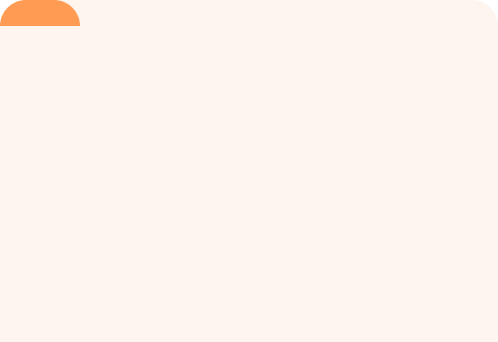
<?xml version="1.0" encoding="UTF-8"?>
<ui version="4.0">
 <class>CodeBox</class>
 <widget class="QWidget" name="CodeBox">
  <property name="geometry">
   <rect>
    <x>0</x>
    <y>0</y>
    <width>498</width>
    <height>342</height>
   </rect>
  </property>
  <property name="minimumSize">
   <size>
    <width>0</width>
    <height>0</height>
   </size>
  </property>
  <property name="windowTitle">
   <string>Form</string>
  </property>
  <property name="styleSheet">
   <string notr="true">#CodeBox{
	background-color: transparent;
}</string>
  </property>
  <layout class="QVBoxLayout" name="verticalLayout">
   <property name="spacing">
    <number>0</number>
   </property>
   <property name="leftMargin">
    <number>0</number>
   </property>
   <property name="topMargin">
    <number>0</number>
   </property>
   <property name="rightMargin">
    <number>0</number>
   </property>
   <property name="bottomMargin">
    <number>0</number>
   </property>
   <item>
    <widget class="QWidget" name="TabBarPlaceholder" native="true"/>
   </item>
   <item>
    <widget class="QFrame" name="Background">
     <property name="styleSheet">
      <string notr="true">#Background{
	background-color: rgb(255, 245, 239);
	border-top-left-radius: 26px;
	border-top-right-radius: 26px;
}</string>
     </property>
     <property name="frameShape">
      <enum>QFrame::StyledPanel</enum>
     </property>
     <property name="frameShadow">
      <enum>QFrame::Raised</enum>
     </property>
     <layout class="QVBoxLayout" name="verticalLayout_8">
      <property name="spacing">
       <number>0</number>
      </property>
      <property name="leftMargin">
       <number>0</number>
      </property>
      <property name="topMargin">
       <number>0</number>
      </property>
      <property name="rightMargin">
       <number>0</number>
      </property>
      <property name="bottomMargin">
       <number>0</number>
      </property>
      <item>
       <widget class="QFrame" name="frame_7">
        <property name="minimumSize">
         <size>
          <width>80</width>
          <height>26</height>
         </size>
        </property>
        <property name="maximumSize">
         <size>
          <width>80</width>
          <height>26</height>
         </size>
        </property>
        <property name="styleSheet">
         <string notr="true">#frame_7{
	background-color: rgb(255, 155, 82);
	border-top-left-radius: 26px;
	border-top-right-radius: 26px;
}</string>
        </property>
        <property name="frameShape">
         <enum>QFrame::StyledPanel</enum>
        </property>
        <property name="frameShadow">
         <enum>QFrame::Raised</enum>
        </property>
       </widget>
      </item>
      <item>
       <widget class="QStackedWidget" name="StackedWidget">
        <property name="styleSheet">
         <string notr="true">#CodeStackedWidget{
	background-color: transparent;
}
</string>
        </property>
       </widget>
      </item>
     </layout>
    </widget>
   </item>
  </layout>
 </widget>
 <resources/>
 <connections/>
</ui>
